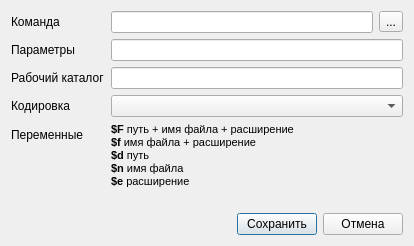
<?xml version="1.0" encoding="UTF-8"?>
<ui version="4.0">
 <class>GeneratorDialog</class>
 <widget class="QDialog" name="GeneratorDialog">
  <property name="geometry">
   <rect>
    <x>0</x>
    <y>0</y>
    <width>414</width>
    <height>215</height>
   </rect>
  </property>
  <property name="windowTitle">
   <string>Dialog</string>
  </property>
  <layout class="QVBoxLayout" name="verticalLayout">
   <item>
    <layout class="QFormLayout" name="formLayout">
     <property name="fieldGrowthPolicy">
      <enum>QFormLayout::AllNonFixedFieldsGrow</enum>
     </property>
     <item row="0" column="0">
      <widget class="QLabel" name="label">
       <property name="text">
        <string>Команда</string>
       </property>
      </widget>
     </item>
     <item row="0" column="1">
      <layout class="QHBoxLayout" name="horizontalLayout">
       <item>
        <widget class="QLineEdit" name="command"/>
       </item>
       <item>
        <widget class="QToolButton" name="btnPath">
         <property name="text">
          <string>...</string>
         </property>
        </widget>
       </item>
      </layout>
     </item>
     <item row="1" column="0">
      <widget class="QLabel" name="label_2">
       <property name="text">
        <string>Параметры</string>
       </property>
      </widget>
     </item>
     <item row="1" column="1">
      <widget class="QLineEdit" name="params"/>
     </item>
     <item row="3" column="0">
      <widget class="QLabel" name="label_5">
       <property name="text">
        <string>Кодировка</string>
       </property>
      </widget>
     </item>
     <item row="3" column="1">
      <widget class="QComboBox" name="comboBox"/>
     </item>
     <item row="4" column="0">
      <widget class="QLabel" name="label_3">
       <property name="text">
        <string>Переменные</string>
       </property>
      </widget>
     </item>
     <item row="4" column="1">
      <widget class="QLabel" name="label_4">
       <property name="text">
        <string>&lt;!DOCTYPE HTML PUBLIC &quot;-//W3C//DTD HTML 4.0//EN&quot; &quot;http://www.w3.org/TR/REC-html40/strict.dtd&quot;&gt;
&lt;html&gt;&lt;head&gt;&lt;meta name=&quot;qrichtext&quot; content=&quot;1&quot; /&gt;&lt;style type=&quot;text/css&quot;&gt;
p, li { white-space: pre-wrap; }
&lt;/style&gt;&lt;/head&gt;&lt;body style=&quot; font-family:'MS Shell Dlg 2'; font-size:8.25pt; font-weight:400; font-style:normal;&quot;&gt;
&lt;p style=&quot; margin-top:0px; margin-bottom:0px; margin-left:0px; margin-right:0px; -qt-block-indent:0; text-indent:0px;&quot;&gt;&lt;span style=&quot; font-size:8pt; font-weight:600;&quot;&gt;$F&lt;/span&gt;&lt;span style=&quot; font-size:8pt;&quot;&gt; путь + имя файла + расширение&lt;/span&gt;&lt;/p&gt;
&lt;p style=&quot; margin-top:0px; margin-bottom:0px; margin-left:0px; margin-right:0px; -qt-block-indent:0; text-indent:0px;&quot;&gt;&lt;span style=&quot; font-size:8pt; font-weight:600;&quot;&gt;$f&lt;/span&gt;&lt;span style=&quot; font-size:8pt;&quot;&gt; имя файла + расширение&lt;br /&gt;&lt;/span&gt;&lt;span style=&quot; font-size:8pt; font-weight:600;&quot;&gt;$d&lt;/span&gt;&lt;span style=&quot; font-size:8pt;&quot;&gt; путь&lt;/span&gt;&lt;/p&gt;
&lt;p style=&quot; margin-top:0px; margin-bottom:0px; margin-left:0px; margin-right:0px; -qt-block-indent:0; text-indent:0px;&quot;&gt;&lt;span style=&quot; font-size:8pt; font-weight:600;&quot;&gt;$n&lt;/span&gt;&lt;span style=&quot; font-size:8pt;&quot;&gt; имя файла&lt;/span&gt;&lt;/p&gt;
&lt;p style=&quot; margin-top:0px; margin-bottom:0px; margin-left:0px; margin-right:0px; -qt-block-indent:0; text-indent:0px;&quot;&gt;&lt;span style=&quot; font-size:8pt; font-weight:600;&quot;&gt;$e&lt;/span&gt;&lt;span style=&quot; font-size:8pt;&quot;&gt; расширение&lt;/span&gt;&lt;/p&gt;
&lt;p style=&quot;-qt-paragraph-type:empty; margin-top:0px; margin-bottom:0px; margin-left:0px; margin-right:0px; -qt-block-indent:0; text-indent:0px; font-size:8pt;&quot;&gt;&lt;/p&gt;&lt;/body&gt;&lt;/html&gt;</string>
       </property>
      </widget>
     </item>
     <item row="5" column="1">
      <spacer name="verticalSpacer">
       <property name="orientation">
        <enum>Qt::Vertical</enum>
       </property>
       <property name="sizeHint" stdset="0">
        <size>
         <width>20</width>
         <height>40</height>
        </size>
       </property>
      </spacer>
     </item>
     <item row="2" column="1">
      <widget class="QLineEdit" name="workingDirectory"/>
     </item>
     <item row="2" column="0">
      <widget class="QLabel" name="label_6">
       <property name="text">
        <string>Рабочий каталог</string>
       </property>
      </widget>
     </item>
    </layout>
   </item>
   <item>
    <layout class="QHBoxLayout" name="horizontalLayout_2">
     <item>
      <spacer name="horizontalSpacer">
       <property name="orientation">
        <enum>Qt::Horizontal</enum>
       </property>
       <property name="sizeHint" stdset="0">
        <size>
         <width>40</width>
         <height>20</height>
        </size>
       </property>
      </spacer>
     </item>
     <item>
      <widget class="QPushButton" name="save">
       <property name="text">
        <string>Сохранить</string>
       </property>
      </widget>
     </item>
     <item>
      <widget class="QPushButton" name="cancel">
       <property name="text">
        <string>Отмена</string>
       </property>
      </widget>
     </item>
    </layout>
   </item>
  </layout>
 </widget>
 <resources/>
 <connections/>
</ui>
